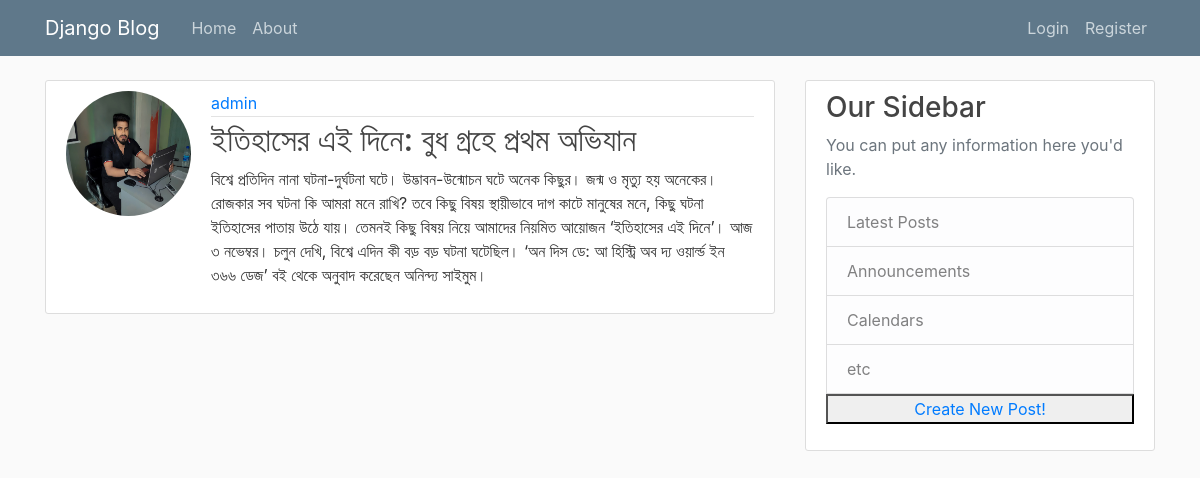
Page /post/7 on the committed database.
### BlogApp/models.py (models this page shows, shortened)
class Post(models.Model):
    title = models.CharField(max_length=150)
    content = models.TextField()
    date_post = models.DateTimeField(default=timezone.now)
    author = models.ForeignKey(User, on_delete=models.CASCADE)

### users/models.py (models this page shows)
class Profile(models.Model):
    user = models.OneToOneField(User, on_delete=models.CASCADE)
    image = models.ImageField(default='default.jpg', upload_to='profile_pics')

### BlogApp/views.py (the view)
# urls.py: path('post/<int:pk>', PostDetailsView.as_view(), name="post detail"),
class PostDetailsView(DetailView):
    model = Post
    template_name = 'home/post_detail.html'

### BlogApp/templates/home/post_detail.html (shortened to what this page needs)
{% extends "home/base.html" %}
{% block content %}
<article class="media content-section">
    <img class="rounded-circle account-img" src="{{ object.author.profile.image.url }}">
    <div class="media-body">
        <div class="article-metadata">
            <a class="mr-2" href="#">{{ object.author }}</a>
        </div>
        <h2 class="article-title">{{ object.title }}</h2>
        <p class="article-content">{{ object.content }}</p>
    </div>
</article>
{% endblock %}

### BlogApp/static/blog/main.css (style rules this page uses)
body { background: #fafafa; color: #333333; margin-top: 5rem; }
h1, h2, h3, h4, h5, h6 { color: #444444; }
.content-section { background: #ffffff; padding: 10px 20px; border: 1px solid #dddddd; border-radius: 3px; margin-bottom: 20px; }
.article-title { color: #444444; }
.article-content { white-space: pre-line; }
.article-metadata { padding-bottom: 1px; margin-bottom: 4px; border-bottom: 1px solid #e3e3e3 }
.account-img { height: 125px; width: 125px; margin-right: 20px; margin-bottom: 16px; }

### rows in the picture
Post: author.profile.image (picture), author "admin", title "ইতিহাসের এই দিনে: বুধ গ্রহে প্রথম অভিযান", content "বিশ্বে প্রতিদিন নানা ঘটনা-দুর্ঘটনা ঘটে। উদ্ভাবন-উন্মোচন ঘটে অনেক কিছুর। জন্ম ও মৃত্যু হয় অনেকের। রোজকার সব ঘটনা কি আমরা মনে রাখি? তবে কিছু বিষয় স্থায়ীভাবে দাগ কাটে মানুষের মনে, কিছু ঘটনা ইতিহাসের পাতায় উঠে যায়। তেমনই কিছু বিষয় নিয়ে আমাদের নিয়মিত আয়োজন ‘ইতিহাসের এই দিনে’। আজ ৩ নভেম্বর। চলুন দেখি, বিশ্বে এদিন কী বড় বড় ঘটনা ঘটেছিল। ‘অন দিস ডে: আ হিস্ট্রি অব দ্য ওয়ার্ল্ড ইন ৩৬৬ ডেজ’ বই থেকে অনুবাদ করেছেন অনিন্দ্য সাইমুম।"
